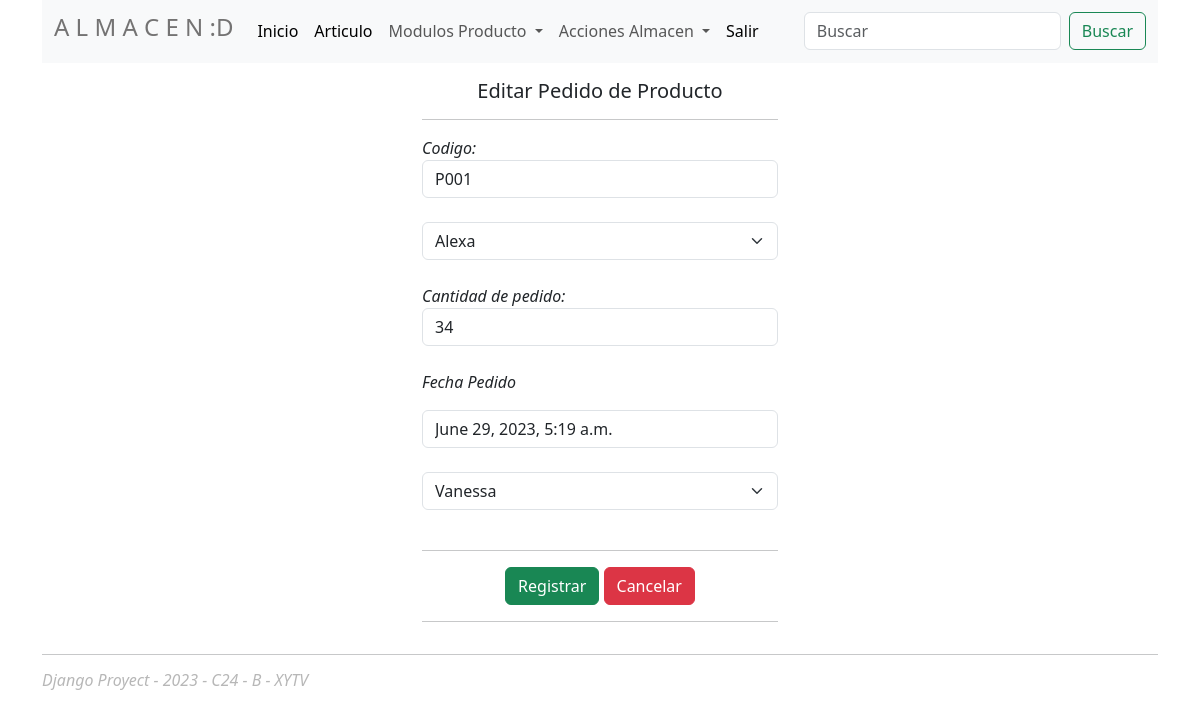
Page /pedido/edicionpedido/P001 on the committed database.
### Almacen/models.py (models this page shows, shortened)
class Orden_Pedido(models.Model):
    codigo=models.CharField(primary_key=True, max_length=6)
    codigo_Articulo=models.ForeignKey(Articulo, on_delete=models.CASCADE)
    cant_Solicitada=models.IntegerField()
    fecha_Solicitud=models.DateTimeField()
    codigo_Usuario=models.ForeignKey(Usuario, on_delete=models.CASCADE)

class Articulo(models.Model):
    codigo=models.CharField(primary_key=True, max_length=6)
    nombre=models.CharField(max_length=60)
    stock=models.IntegerField()
    codigo_Modelo = models.ForeignKey(Modelo, on_delete=models.CASCADE)
    codigo_Marca = models.ForeignKey(Marca, on_delete=models.CASCADE)
    codigo_Categoria=models.ForeignKey(Categoria, on_delete=models.CASCADE)

class Usuario(models.Model):
    codigo=models.CharField(primary_key=True, max_length=6)
    nombreusuario = models.CharField(max_length=40)
    nombre = models.CharField(max_length=60)
    apellido = models.CharField(max_length=80)
    email = models.EmailField(max_length=40)
    contraseña = models.CharField(max_length=12)

### Almacen/views.py (the view)
# urls.py: path('pedido/edicionpedido/<codigo>',views.edicionpedido),
def edicionpedido(request, codigo):
    pedido = Orden_Pedido.objects.get(codigo = codigo)
    context = {"pedido":pedido}
    return render(request, template_edit_pedido, context)

### Almacen/templates/acciones/pedido/edit_pedido.html (shortened to what this page needs)
{% extends 'base/index.html' %}
{% block content %}
<div class="row pt-3">
    <div class="col"></div>
    <div class="col">
        <h5 class="text-center">Editar Pedido de Producto</h5>
        <hr>
        <form action="/pedido/registrarpedido" method="post">
            <div class="row">
                <div class="col">
                    <div>
                        <label><em>Codigo:</em></label>
                        <input type="text" value="{{pedido.codigo}}" readonly name="txtCodigo" class="form-control">
                    </div><br>
                    <div>
                        <select class="form-select" aria-label="Default select example" name="txtArticulo">
                            <option selected value="{{pedido.codigo_Articulo.codigo}}">{{pedido.codigo_Articulo.nombre}}</option>
                        </select>
                    </div><br>
                    <div>
                        <label><em>Cantidad de pedido:</em></label>
                        <input value="{{pedido.cant_Solicitada}}" type="number" name="txtCantidad" class="form-control">
                    </div><br>
                    <div>
                        <label><em>Fecha Pedido</p></em></label>
                        <input value="{{pedido.fecha_Solicitud}}" type="text" name="txtFecha" class="form-control">
                    </div><br>
                    <div>
                        <select class="form-select" aria-label="Default select example" name="txtUsuario">
                            <option selected value="{{pedido.codigo_Usuario.nombre}}">{{pedido.codigo_Usuario.nombre}}</option>
                        </select>
                    </div><br>
                </div>
            </div>
            <hr>
            <div class="text-center d-grid gap-2 d-md-block">
                <button class="btn btn-success" type="submit">Registrar</button>
                <button class="btn btn-danger" type="reset">Cancelar</button>
            </div>
            <hr>
        </form>
    </div>
    <div class="col"></div>
</div>
{% endblock %}

### rows in the picture
Orden_Pedido: txtCodigo "P001", txtArticulo "Alexa", txtCantidad "34", txtFecha "June 29, 2023, 5:19 a.m.", txtUsuario "Vanessa"
